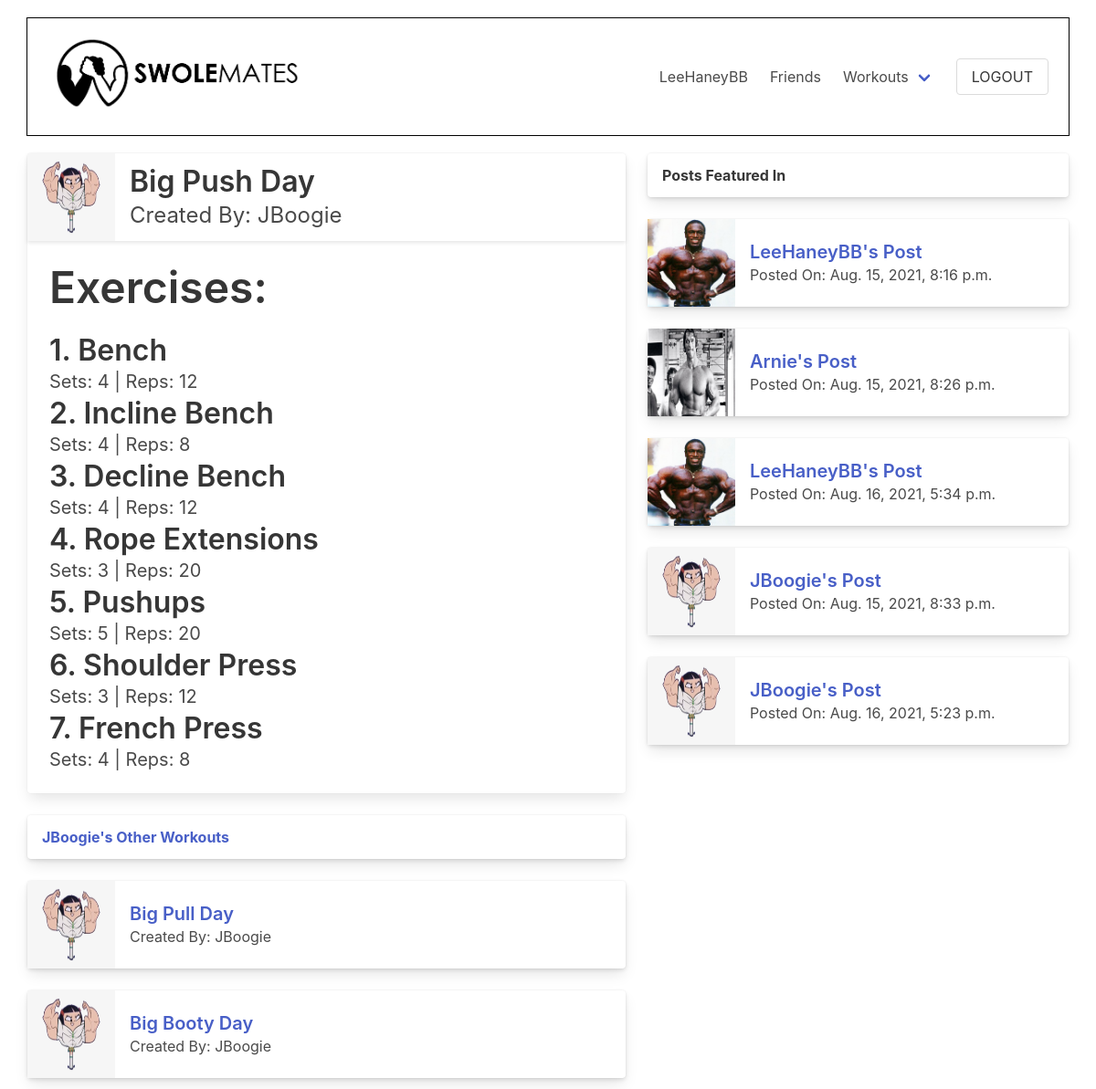
Page /swolemates/workout/36 (signed in) on the committed database.
### swolemates_app/models.py (models this page shows, shortened)
class User(models.Model):
    first_name = models.CharField(max_length = 50)
    last_name = models.CharField(max_length = 50)
    username = models.CharField(max_length=45, unique=True)
    email = models.EmailField(unique=True)
    password = models.CharField(max_length = 60)
    profile_photo = models.ImageField(default='default.png', upload_to = "images/")
    bio = models.TextField(blank=True, null=True)
    fav_exercises = models.TextField(blank=True, null=True)
    objects = UserManager()
    friends = models.ManyToManyField('self', blank=True)
    created_at = models.DateTimeField(auto_now_add=True)
    updated_at = models.DateTimeField(auto_now=True)
    def __str__(self):
        return self.username

class Workout(models.Model):
    name = models.CharField(max_length=50)
    created_by = models.ForeignKey(User, related_name="workouts", on_delete=models.CASCADE)
    liked_by = models.ManyToManyField(User, related_name="liked_workouts", blank=True)
    objects = WorkoutManager()
    created_at = models.DateTimeField(auto_now_add=True)
    updated_at = models.DateTimeField(auto_now=True)

class Exercise(models.Model):
    workout = models.ForeignKey(Workout, related_name="exercises", on_delete=models.CASCADE)
    name = models.CharField(max_length=50)
    set_count = models.IntegerField()
    rep_count = models.IntegerField()
    created_at = models.DateTimeField(auto_now_add=True)
    updated_at = models.DateTimeField(auto_now=True)

class Post(models.Model):
    content = models.TextField()
    image = models.ImageField(null=True, blank=True, upload_to = "images/")
    posted_by = models.ForeignKey(User, related_name="posts", on_delete=models.CASCADE)
    liked_by = models.ManyToManyField(User, related_name="liked_posts", blank=True)
    workout = models.ForeignKey(Workout, null=True, blank=True, related_name="posts", on_delete=models.SET_NULL)
    objects = PostCommentManager()
    created_at = models.DateTimeField(auto_now_add=True)
    updated_at = models.DateTimeField(auto_now=True)

### swolemates_app/views.py (the view)
# urls.py: path('swolemates/workout/<int:id>', views.workout_view),
def workout_view(request, id):
    workout = Workout.objects.get(id=id)
    profile = User.objects.get(id=workout.created_by.id)
    context = {
        "workout": workout,
        "profile": profile,
        "user": User.objects.get(id=request.session['user_id']),
        "exercises": workout.exercises.all()
    }
    return render(request, "workout_view.html", context)

### swolemates_app/templates/workout_view.html (shortened to what this page needs)
<!DOCTYPE html>
<html lang="en">
<head>
    <link rel="stylesheet" href="https://cdn.jsdelivr.net/npm/bulma@0.9.3/css/bulma.min.css">
    {% load static %}
    <link rel="stylesheet" href="{% static 'css/view_workout.css' %}">
</head>
<body>
    <div id="wrapper">
        <nav class="navbar">
            <div class="navbar-brand">
                    <p class="title is-2 is-align-self-center" id="wtf"><a href="/swolemates"><img src="/media/SM_2.png" alt="swolemates logo" style="height: 100px;"></a></p>
            </div>
            <div class="navbar-menu navbar-end">
                <a href="/swolemates/user/{{user.username}}" class="navbar-item">
                    {{user.username}}
                </a>
                <a href="/swolemates/user/{{user.username}}/friends" class="navbar-item">
                    Friends
                </a>
                <div class="navbar-item has-dropdown is-hoverable">
                    <a href="/swolemates/user/{{user.username}}/workouts" class="navbar-link">
                        Workouts
                    </a>
                </div>
                <div class="navbar-item">
                    <form action="/logout" method="POST">
                        <input type="submit" value="LOGOUT" class="button" id="logout">
                    </form>
                </div>
            </div>
        </nav>
        <div id="ancestor-div">
        <div class="tile is-ancestor">
            <div class="tile is-parent is-7 is-vertical is-align-items-flex-start" id="parent-workout-view">
                <div class="tile is-child is-12">
                    <div class="card">
                        <header class="card-header">
                            <div class="media is-align-items-center">
                                <div class="media-left">
                                    <img src="/media/{{workout.created_by.profile_photo}}" alt="{{workout.created_by}}'s profile pic" class="image is-96x96">
                                </div>
                                <div class="media-content">
                                    <p class="title is-3">{{workout.name}}</p>
                                    <p class="subtitle is-4">Created By: {{workout.created_by}}</p>
                                </div>
                            </div>
                        </header>
                        <div class="card-content">
                            <p class="title is-1">
                                Exercises:
                            </p>
                                {% for exercise in workout.exercises.all %}
                                    <p class="title is-justify-content-space-between">
                                        {{forloop.counter}}. {{exercise.name}}
                                    </p>
                                    <p class="subtitle is-5">Sets: {{exercise.set_count}} | Reps: {{exercise.rep_count}}</p>
                                {% endfor %}
                        </div>
                    </div>
                </div>
                <div class="tile is-child is-12">
                        <div class="card">
                            <header class="card-header">
                            <p class="card-header-title">
                                <a href="/swolemates/user/{{profile.username}}/workouts">{{profile.username}}'s Other Workouts</a>
                            </p>
                            <button class="card-header-icon" aria-label="more options">
                                <span class="icon">
                                </span>
                            </button>
                            </header>
                        </div>
                </div>
                {% for work in profile.workouts.all %}
                    {% if work != workout %}
                        <div class="tile is-child is-12">
                            <div class="card">
                                <header class="card-header">
                                    <div class="media is-align-items-center">
                                        <div class="media-left">
                                            <img src="/media/{{work.created_by.profile_photo}}" alt="{{work.created_by}}'s profile pic" class="image is-96x96">
                                        </div>
                                        <div class="media-content">
                                            <p class="title is-5"><a href="/swolemates/workout/{{work.id}}">{{work.name}}</a></p>
                                            <p class="subtitle is-6">Created By: {{work.created_by}}</p>
                                        </div>
                                    </div>
                                </header>
                            </div>
                        </div>
                    {% endif %}
                {% endfor %}
            </div>
            <div class="tile is-parent is-vertical is-align-items-flex-start" id="featured-in">
                {% if workout.posts.all %}
                    <div class="tile is-child is-12">
                        <div class="card">
                            <header class="card-header">
                            <p class="card-header-title">
                                Posts Featured In
                            </p>
                            <button class="card-header-icon" aria-label="more options">
                                <span class="icon">
                                </span>
                            </button>
                            </header>
                        </div>
                    </div>
                    {% for post in workout.posts.all %}
                        <div class="tile is-child is-12">
                            <div class="card">
                                <header class="card-header">
                                    <div class="media is-align-items-center">
                                        <div class="media-left">
                                            <img src="/media/{{post.posted_by.profile_photo}}" alt="{{post.posted_by}}'s profile pic" class="image is-96x96">
                                        </div>
                                        <div class="media-content">
                                            <p class="title is-5"><a href="/swolemates/post/{{post.id}}">{{post.posted_by}}'s Post</a></p>
                                            <p class="subtitle is-6">Posted On: {{post.updated_at}}</p>
                                        </div>
                                    </div>
                                </header>
                            </div>
                        </div>
                    {% endfor %}
                {% endif %}
            </div>
        </div>
        </div>
    </div>
</body>
</html>

### swolemates_app/static/css/view_workout.css (style rules this page uses)
* { margin: 0px; padding: 0px; }
#wrapper { width: 95%; margin: auto; }
#ancestor-div { justify-self: center; margin: auto; }
nav { margin: 20px auto; padding: 10px; outline: 1px solid black; }
#wtf { margin-bottom: 0px; padding-bottom: 0px; }
#featured-in { max-height: 800px; overflow: scroll; }
#parent-workout-view { max-height: 800px; overflow: scroll; }

### rows in the picture
User: username "LeeHaneyBB"
Workout: created_by.profile_photo (picture), name "Big Push Day", created_by "JBoogie"
Exercise: name "Bench", set_count "4", rep_count "12"
Exercise: name "Incline Bench", set_count "4", rep_count "8"
Exercise: name "Decline Bench", set_count "4", rep_count "12"
Exercise: name "Rope Extensions", set_count "3", rep_count "20"
Exercise: name "Pushups", set_count "5", rep_count "20"
Exercise: name "Shoulder Press", set_count "3", rep_count "12"
Exercise: name "French Press", set_count "4", rep_count "8"
User: username "JBoogie"
Workout: created_by.profile_photo (picture), name "Big Pull Day", created_by "JBoogie"
Workout: created_by.profile_photo (picture), name "Big Booty Day", created_by "JBoogie"
Post: posted_by.profile_photo (picture), posted_by "LeeHaneyBB", updated_at "Aug. 15, 2021, 8:16 p.m."
Post: posted_by.profile_photo (picture), posted_by "Arnie", updated_at "Aug. 15, 2021, 8:26 p.m."
Post: posted_by.profile_photo (picture), posted_by "LeeHaneyBB", updated_at "Aug. 16, 2021, 5:34 p.m."
Post: posted_by.profile_photo (picture), posted_by "JBoogie", updated_at "Aug. 15, 2021, 8:33 p.m."
Post: posted_by.profile_photo (picture), posted_by "JBoogie", updated_at "Aug. 16, 2021, 5:23 p.m."
